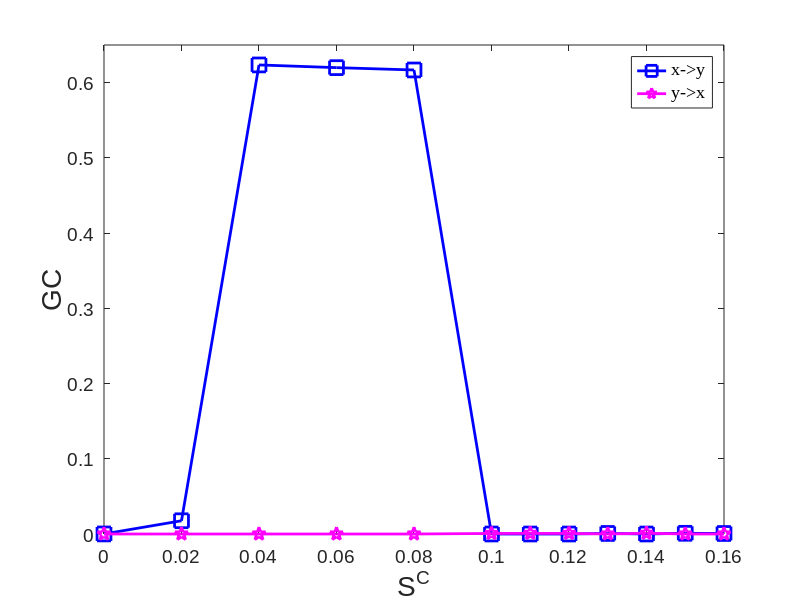

Source code (MATLAB):
%% Fig3_HH_TWO_Neurons_LinearGC
C=[0 0.02 0.04 0.06 0.08 0.1 0.11 0.12 0.13 0.14 0.15 0.16];
GC_xy=[7.7778e-05 0.0176 0.6235 0.6199 0.6168 0 0 0 7.2298e-04 0 9.3629e-04  6.7840e-04];
GC_yx=[0 0 0 0 0 7.1705e-04 8.3506e-04 7.5639e-04 0 9.7360e-04 0 0];

% Plot
h0=figure;
clf;
plot(C,GC_xy,'MarkerSize',10,'Marker','s','LineWidth',2,...
'Color',[0 0 1]);hold on
plot(C,GC_yx,'MarkerSize',10,'Marker','p','LineWidth',2,...
'Color',[1 0 1]);
% Legend 
% Legend 
hleg1 =legend('x->y','y->x','northeast');
set(hleg1,'Location','northeast') 
set(hleg1,'FontName','Times New Roman','FontSize',18,'FontWeight','normal')
 
axis([0 0.16 0 0.65])
set(gca, 'XTick', 0:0.02:0.16); 
% set(gca, 'YTick',0:0.02:0.65);

% Create axis font size
set(gca,'FontName','Arial','FontSize',14)
% Create xlabel
xlabel({'S^C'},'FontSize',20,'FontName','Arial');
% Create ylabel
ylabel({'GC'},'FontSize',20,'FontName','Arial');

%%
print(h0,'-depsc2','-r300','LineraGC_HH_Two_Neurons_Fig3.eps')